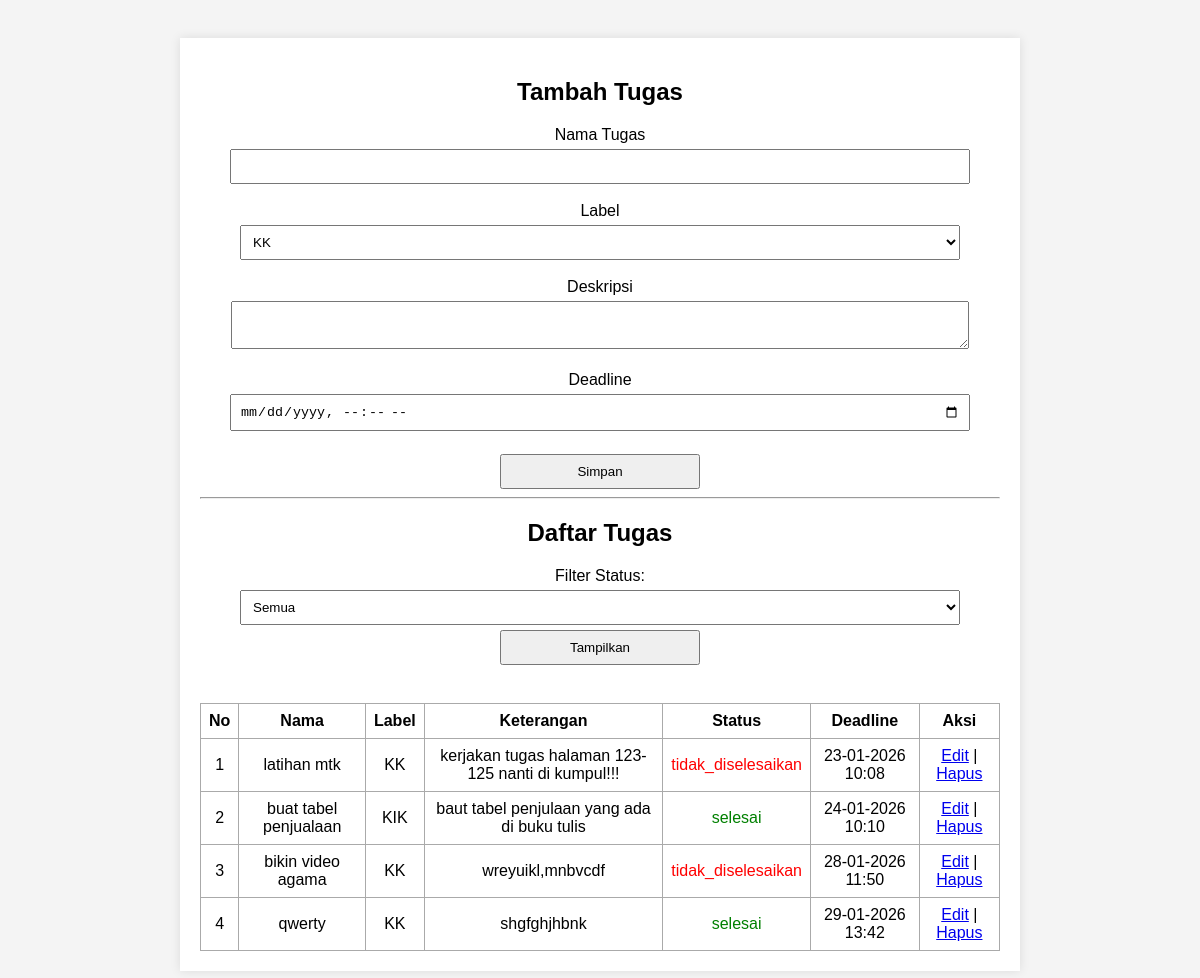
/indexbefore.php, run on the app's committed database.
### tables this page shows
CREATE TABLE `tasks` (
  `id` int(11) NOT NULL,
  `nama_tugas` varchar(100) DEFAULT NULL,
  `label` varchar(50) DEFAULT NULL,
  `deskripsi` text DEFAULT NULL,
  `deadline` datetime DEFAULT NULL,
  `status` enum('proses','selesai','tidak_diselesaikan') DEFAULT 'proses'
);

### indexbefore.php (the view, shortened to what this page needs)
<?php
include 'koneksi.php';
mysqli_query(
    $koneksi,
    "UPDATE tasks
     SET status='tidak_diselesaikan'
     WHERE deadline < NOW()
     AND status='proses'"
);
?>
<!DOCTYPE html>
<html>
<head>
</head>
<body>
<div class="container">
    <h2>Tambah Tugas</h2>
<form method="post">
    Nama Tugas <br>
    <input type="text" name="nama" required><br><br>
    Label <br>
    <select name="label">
        <option value="KK">KK</option>
    </select><br><br>
    Deskripsi <br>
    <textarea name="deskripsi"></textarea><br><br>
    Deadline <br>
    <input type="datetime-local" name="deadline" required><br><br>
    <button name="simpan">Simpan</button>
</form>
<hr>
<h2>Daftar Tugas</h2>
<form method="get">
    <label>Filter Status: </label>
    <select name="filter">
        <option value="">Semua</option>
    </select>
    <button type="submit">Tampilkan</button>
</form>
<br>
<table>
    <tr>
        <th>No</th>
        <th>Nama</th>
        <th>Label</th>
        <th>Keterangan</th>
        <th>Status</th>
        <th>Deadline</th>
        <th>Aksi</th>
    </tr>
<?php
$no     = 1;
$filter = isset($_GET['filter']) ? $_GET['filter'] : '';
if ($filter != '') {
    $data = mysqli_query(
        $koneksi,
        "SELECT * FROM tasks
         WHERE status='$filter'
         ORDER BY deadline ASC"
    );
} else {
    $data = mysqli_query(
        $koneksi,
        "SELECT * FROM tasks
         ORDER BY deadline ASC"
    );
}
while ($d = mysqli_fetch_array($data)) {
?>
    <tr>
        <td><?= $no++ ?></td>
        <td><?= $d['nama_tugas'] ?></td>
        <td><?= $d['label'] ?></td>
        <td><?= $d['deskripsi'] ?></td>
        <td class="<?= $d['status'] ?>">
            <?= $d['status'] ?>
        </td>
        <td>
            <?= date('d-m-Y H:i', strtotime($d['deadline'])) ?>
        </td>
        <td>
            <a href="edit.php?id=<?= $d['id'] ?>">Edit</a> |
            <a href="hapus.php?id=<?= $d['id'] ?>">Hapus</a>
        </td>
    </tr>
<?php } ?>
</table>
</div>
</body>
</html>

### indexbefore.php (style rules this page uses)
body { font-family: Arial; display: flex; justify-content: center; background: #f4f4f4; }
.container { width: 800px; background: white; padding: 20px; margin-top: 30px; box-shadow: 0 0 10px rgba(0,0,0,0.1); }
h2 { text-align: center; }
form { text-align: center; }
input, select, textarea, button { width: 90%; padding: 8px; margin-top: 5px; }
button { width: 200px; cursor: pointer; }
table { border-collapse: collapse; width: 100%; margin-top: 20px; }
th, td { border: 1px solid #aaa; padding: 8px; text-align: center; }
.selesai { color: green; }
.tidak_diselesaikan { color: red; }

### data on the page
tasks: nama_tugas "latihan mtk", label "KK", deskripsi "kerjakan tugas halaman 123-125 nanti di kumpul!!!", status "tidak_diselesaikan", deadline "23-01-2026 10:08"
tasks: nama_tugas "buat tabel penjualaan", label "KIK", deskripsi "baut tabel penjulaan yang ada di buku tulis", status "selesai", deadline "24-01-2026 10:10"
tasks: nama_tugas "bikin video agama", label "KK", deskripsi "wreyuikl,mnbvcdf", status "tidak_diselesaikan", deadline "28-01-2026 11:50"
tasks: nama_tugas "qwerty", label "KK", deskripsi "shgfghjhbnk", status "selesai", deadline "29-01-2026 13:42"
